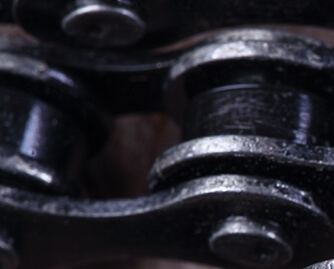
#> input picture TPJoas/treino/lubri1.jpg, 334 x 269 px, found by its file name
$ python project.py
#> lines starting #> are read from the running program, lines starting #| are printed output that depends on the picture
# importação das bibliotecas necessárias

import os

# pybrain
from pybrain.datasets.supervised import SupervisedDataSet
from pybrain.tools.shortcuts import buildNetwork
from pybrain.supervised.trainers import BackpropTrainer

# gráficos
import matplotlib.pyplot as plt
import numpy as np

# tratamento de imagem
from PIL import Image

# obter os nomes dos arquivos dentro de uma pasta
def getFiles( path ):
    files = []
    _files = []
    for past, subpath, file in os.walk( path ):
        _files = file
    for file in _files:
        if file.endswith(".jpg"):
            files.append( f'{path}\\{file}' )
    return files

# redimensionar imagem para 40x40
def resize( path ):
#> called with path = 'treino\\lubri1.jpg'
    img = Image.open( path )
#> img is the input picture: PIL image 334x269 RGB; mean R, G, B 34, 33.2, 40.5
    img = img.resize( (60,60) )
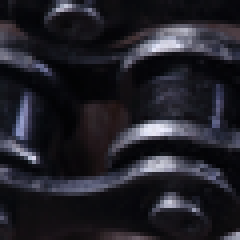
#> img: PIL image 60x60 RGB (shown 4 times larger); mean R, G, B 34, 33.2, 40.5
    return img

# função para converter imagem em matriz
def getImage( path ):
    img = resize( path )
    pixels = img.load()
    largura = img.size[0]
    altura = img.size[1]
    data = []
    pixel = []
    for i in range( largura ):
        for j in range( altura ):
            pixel = pixels[i,j]
            data.append( pixel[0] )
            data.append( pixel[1] )
            data.append( pixel[2] )
    # exif_data = img._getexif()
    # exif_data
    return data

# função para obter o size da imagem rgb
def getSize( path ):
    img = resize( path)
    largura = img.size[0]
#> largura = 60
    altura = img.size[1]
#> altura = 60
    return largura * altura * 3


# função para carregar os dados de treinamento
def getData( path ):
    #Open file
    file = open( path, "r" )

    data = []

    for linha in file:        # obtem cada linha do arquivo
      linha = linha.rstrip()  # remove caracteres de controle, \n
      digitos = linha.split(" ")  # pega os dígitos
      for numero in digitos:   # para cada número da linha
        data.append( numero )  # add ao vetor de dados

    file.close()
    return data


tamanho = getSize( 'treino\\lubri1.jpg' )
#> tamanho = 10800

# num de neuronio de acordo com o tamanho da rede
neuronios = int(tamanho/8)
#> neuronios = 1350
print('neuronios: {}'.format(neuronios))
#| neuronios: 1350

# configurando a rede neural artificial e o dataSet de treinamento
#> (the run stopped early here; a loop or call above may not have finished)

$ run again, with TPJoas/treino/lubri4.jpg copied over TPJoas/treino/lubri1.jpg
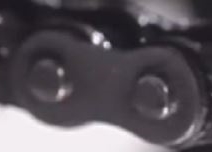
#> input picture TPJoas/treino/lubri4.jpg, 212 x 152 px, found by its file name
#> in resize, img is the input picture: PIL image 212x152 RGB; mean R, G, B 90.5, 84.8, 91.3
#> in resize, `img = img.resize( (60,60) )`:
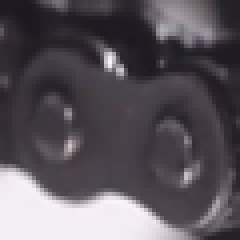
#> img: PIL image 60x60 RGB (shown 4 times larger); mean R, G, B 90.5, 84.8, 91.3
#| neuronios: 1350

$ run again, with TPJoas/treino/naolubri2.jpg copied over TPJoas/treino/lubri1.jpg
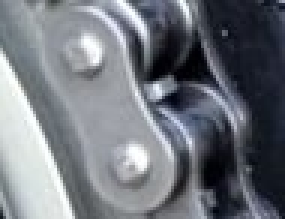
#> input picture TPJoas/treino/naolubri2.jpg, 95 x 73 px, found by its file name (shown 3 times larger)
#> in resize, img is the input picture: PIL image 95x73 RGB; mean R, G, B 112.7, 117, 124.4
#> in resize, `img = img.resize( (60,60) )`:
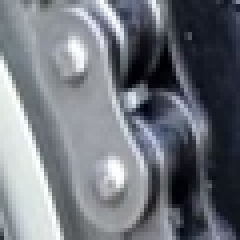
#> img: PIL image 60x60 RGB (shown 4 times larger); mean R, G, B 112.7, 117, 124.4
#| neuronios: 1350

$ run again, with TPJoas/treino/naolubri3.jpg copied over TPJoas/treino/lubri1.jpg
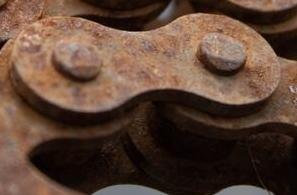
#> input picture TPJoas/treino/naolubri3.jpg, 297 x 195 px, found by its file name
#> in resize, img is the input picture: PIL image 297x195 RGB; mean R, G, B 92.7, 67.7, 53.5
#> in resize, `img = img.resize( (60,60) )`:
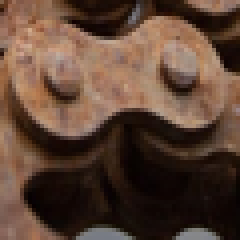
#> img: PIL image 60x60 RGB (shown 4 times larger); mean R, G, B 92.7, 67.7, 53.5
#| neuronios: 1350
